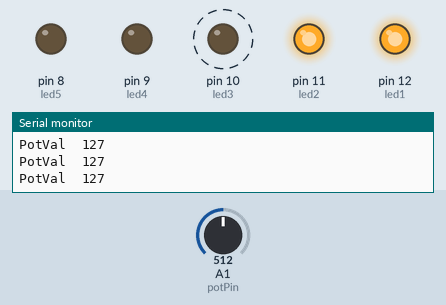
The sketch below on a simulated Arduino Uno, built with avr-gcc and run on an emulated ATmega328P. Shown: output pins drawn as LEDs (lit = HIGH), the last lines printed to the serial monitor. Dashed ring = blinking. The test bench sets the inputs (shaded band); at power-on: A1 (potPin) = 512.

Above: at 1.2 s.
1.3 s: A1 (potPin) set to 587
4.3 s: A1 (potPin) set to 617
At 4.51 s:
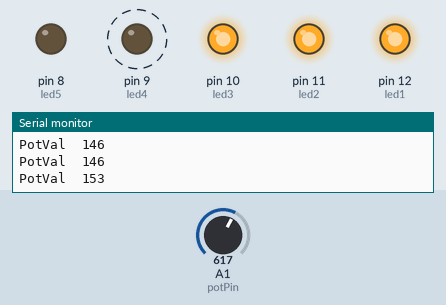
7.3 s: A1 (potPin) set to 797
10.3 s: A1 (potPin) set to 824
At 10.53 s:
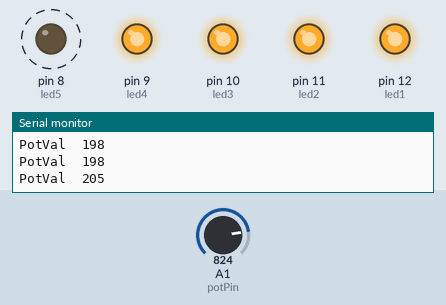
13.3 s: A1 (potPin) set to 951
16.3 s: A1 (potPin) set to 980
At 17.24 s:
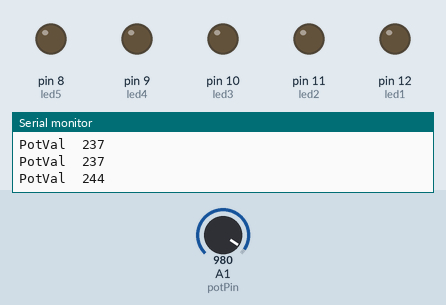
Timing chart, 0 to 20.3 s (numbered marks = the images above; inputs shaded):
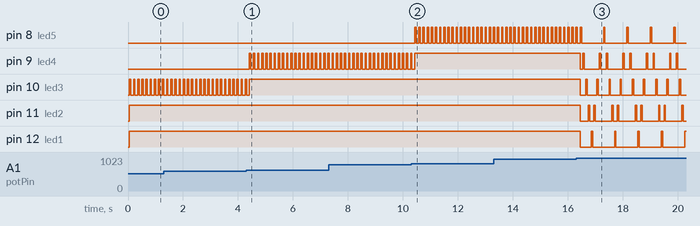

Measured:
- the behaviour switches between 605 and 606 on A1 (potPin) (found by bisection; images 0 and 1)
- the behaviour switches between 806 and 807 on A1 (potPin) (found by bisection; images 1 and 2)
- the behaviour switches between 966 and 967 on A1 (potPin) (found by bisection; images 2 and 3)
- after the input at 4.3 s, pin 9 (led4): alternates HIGH for 0.05 s and LOW for 0.10 s, starting after 0.11 s; pin 10 (led3): goes on until 4.4 s, then stays HIGH
- after the input at 10.3 s, pin 8 (led5): alternates HIGH for 0.05 s and LOW for 0.10 s, starting after 0.13 s; pin 9 (led4): goes on until 10.4 s, then stays HIGH
- after the input at 16.3 s, pin 9 (led4): HIGH → LOW after 0.15 s, then repeats every 0.85 s: HIGH 0.05 s, LOW 0.55 s, HIGH 0.05 s, LOW 0.20 s; pin 10 (led3): HIGH → LOW after 0.15 s, then repeats every 0.40 s: HIGH 0.05 s, LOW 0.35 s
- by itself, pin 10 (led3): alternates HIGH for 0.05 s and LOW for 0.10 s

The sketch:

tarea1_if_else.ino
```cpp
/* TAREA 1 - CURSO ARDUINO - MARTIN RUBIAL-

En este codigo vamos a encender leds segun el valor mapeado de un pote.
Los leds van a parpadear y cuando lleguemos al final de la escala van a hacer un juego de rebote
Todo esto usando condicionales "if" "else" y "else if" */


int potPin = A1;  //asignamos entrada analog para pote
int PotVal; //asignamos nombre al valor que vamos a leer y mapear del pote
// asignamos los pines para los Leds
int led1 = 12;
int led2 = 11;
int led3 = 10;
int led4 = 9;
int led5 = 8;
int dt = 50;  //asignamos una variable de tiempo
//int Bot= A0;

void setup() {
  // put your setup code here, to run once:

  Serial.begin(9600);  //inicializamos monitor
  //declaramos que los pines para los Led son salidas
  pinMode(led1, OUTPUT);
  pinMode(led2, OUTPUT);
  pinMode(led3, OUTPUT);
  pinMode(led4, OUTPUT);
  pinMode(led5, OUTPUT);
  pinMode(potPin, INPUT);  //declaramos entrada analogica
}

void loop() {
  // put your main code here, to run repeatedly:
  int Pote = analogRead(potPin);                         //leemos el valor del pote
  int PotVal = map(Pote, 0, 1023, 0, 255);  //le damos a la variable PotVal el esultadodel mapeodel pote

  // imprimimos en el monitor el valor PotVal
  Serial.print( "PotVal  ");
  Serial.println(PotVal);
  //Serial.print("Pote ");
  //Serial.println(Pote); //usamos el monitor serial para verificar funciones
  delay(dt);

  /*vamos a iniciar condicionales para los diferentes valores, vamos de a 50 para tener 5 estados */

  if (PotVal <= 50) {  //primer condicion para un valor menor o igual a 50
    digitalWrite(led1, 1); // En digitalWrite escrbir 1 equibale a HIGH y 0 a LOW
    delay(dt);
    digitalWrite(led1, 0);
    delay(dt);
  } else if (PotVal > 50){
    digitalWrite(led1, 1);  //nos aseguramos de que el led apague cuando el valor es mayor a 50
  }
  if (PotVal >= 51 && PotVal <= 100) {  //segunda condicion para valor entre 51 y 100
    digitalWrite(led2, 1);
    delay(dt);
    digitalWrite(led2, 0);
    delay(dt);
  } else if (PotVal > 100){
    digitalWrite(led2, 1);  //apagado por fuera de la condicion
  }
  if (PotVal >= 101 && PotVal <= 150) {  //tercera condicion para valor entre 101 y 150
    digitalWrite(led3, 1);
    delay(dt);
    digitalWrite(led3, 0);
    delay(dt);
  }else if (PotVal > 150) {
    digitalWrite(led3, 1);  //apagado por fuera de la condicion
  }
  if (PotVal >= 151 && PotVal <= 200) {  //cuarta condicion para valor entre 51 y 200
    digitalWrite(led4, 1);
    delay(dt);
    digitalWrite(led4, 0);
    delay(dt);
  } else if (PotVal > 200){
    digitalWrite(led4, 1);  //apagado por fuera de la condicion
  }
  if (PotVal >= 201 && PotVal <= 240) {  //quinta condicion para valor entre 201 y 240 (vamos hasta 240 asi podemos poner una sexta condicion para valores entr 240 y 255)
    digitalWrite(led5, 1);
    delay(dt);
    digitalWrite(led5, 0);
    delay(dt);
  } else if (PotVal > 240){
    digitalWrite(led5, 0);  //apagado de todos los led por fuera de la condicion
    digitalWrite(led4, 0);
    digitalWrite(led3, 0);
    digitalWrite(led2, 0);
    digitalWrite(led1, 0);
  }
   if (PotVal >= 241) {  ////Condicion de juego de leds para valores mayores a 241
    digitalWrite(led5, 1);
    delay(dt);
    digitalWrite(led5, 0);
    delay(dt);

    digitalWrite(led4, 1);
    delay(dt);
    digitalWrite(led4, 0);
    delay(dt);

    digitalWrite(led3, 1);
    delay(dt);
    digitalWrite(led3, 0);
    delay(dt);

    digitalWrite(led2, 1);
    delay(dt);
    digitalWrite(led2, 0);
    delay(dt);

    digitalWrite(led1, 1);
    delay(dt);
    digitalWrite(led1, 0);
    delay(dt);

    digitalWrite(led2, 1);
    delay(dt);
    digitalWrite(led2, 0);
    delay(dt);

    digitalWrite(led3, 1);
    delay(dt);
    digitalWrite(led3, 0);
    delay(dt);

    digitalWrite(led4, 1);
    delay(dt);
    digitalWrite(led4, 0);
    delay(dt);
  }
}
```
